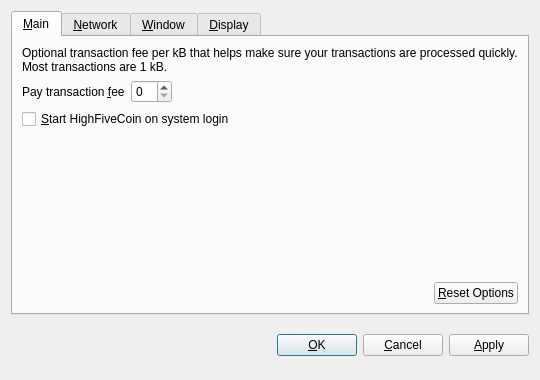
<?xml version="1.0" encoding="UTF-8"?>
<ui version="4.0">
 <class>OptionsDialog</class>
 <widget class="QDialog" name="OptionsDialog">
  <property name="geometry">
   <rect>
    <x>0</x>
    <y>0</y>
    <width>540</width>
    <height>380</height>
   </rect>
  </property>
  <property name="windowTitle">
   <string>Options</string>
  </property>
  <property name="modal">
   <bool>true</bool>
  </property>
  <layout class="QVBoxLayout" name="verticalLayout">
   <item>
    <widget class="QTabWidget" name="tabWidget">
     <property name="tabPosition">
      <enum>QTabWidget::North</enum>
     </property>
     <property name="currentIndex">
      <number>0</number>
     </property>
     <widget class="QWidget" name="tabMain">
      <attribute name="title">
       <string>&amp;Main</string>
      </attribute>
      <layout class="QVBoxLayout" name="verticalLayout_Main">
       <item>
        <widget class="QLabel" name="transactionFeeInfoLabel">
         <property name="text">
          <string>Optional transaction fee per kB that helps make sure your transactions are processed quickly. Most transactions are 1 kB.</string>
         </property>
         <property name="textFormat">
          <enum>Qt::PlainText</enum>
         </property>
         <property name="wordWrap">
          <bool>true</bool>
         </property>
        </widget>
       </item>
       <item>
        <layout class="QHBoxLayout" name="horizontalLayout_1_Main">
         <item>
          <widget class="QLabel" name="transactionFeeLabel">
           <property name="text">
            <string>Pay transaction &amp;fee</string>
           </property>
           <property name="textFormat">
            <enum>Qt::PlainText</enum>
           </property>
           <property name="buddy">
            <cstring>transactionFee</cstring>
           </property>
          </widget>
         </item>
         <item>
          <widget class="BitcoinAmountField" name="transactionFee"/>
         </item>
         <item>
          <spacer name="horizontalSpacer_1_Main">
           <property name="orientation">
            <enum>Qt::Horizontal</enum>
           </property>
           <property name="sizeHint" stdset="0">
            <size>
             <width>40</width>
             <height>20</height>
            </size>
           </property>
          </spacer>
         </item>
        </layout>
       </item>
       <item>
        <widget class="QCheckBox" name="bitcoinAtStartup">
         <property name="toolTip">
          <string>Automatically start HighFiveCoin after logging in to the system.</string>
         </property>
         <property name="text">
          <string>&amp;Start HighFiveCoin on system login</string>
         </property>
        </widget>
       </item>
       <item>
        <spacer name="verticalSpacer_Main">
         <property name="orientation">
          <enum>Qt::Vertical</enum>
         </property>
         <property name="sizeHint" stdset="0">
          <size>
           <width>20</width>
           <height>40</height>
          </size>
         </property>
        </spacer>
       </item>
       <item>
        <layout class="QHBoxLayout" name="horizontalLayout_2_Main">
         <item>
          <spacer name="horizontalSpacer_2_Main">
           <property name="orientation">
            <enum>Qt::Horizontal</enum>
           </property>
           <property name="sizeHint" stdset="0">
            <size>
             <width>40</width>
             <height>20</height>
            </size>
           </property>
          </spacer>
         </item>
         <item>
          <widget class="QPushButton" name="resetButton">
           <property name="toolTip">
            <string>Reset all client options to default.</string>
           </property>
           <property name="text">
            <string>&amp;Reset Options</string>
           </property>
           <property name="autoDefault">
            <bool>false</bool>
           </property>
          </widget>
         </item>
        </layout>
       </item>
      </layout>
     </widget>
     <widget class="QWidget" name="tabNetwork">
      <attribute name="title">
       <string>&amp;Network</string>
      </attribute>
      <layout class="QVBoxLayout" name="verticalLayout_Network">
       <item>
        <widget class="QCheckBox" name="mapPortUpnp">
         <property name="toolTip">
          <string>Automatically open the HighFiveCoin client port on the router. This only works when your router supports UPnP and it is enabled.</string>
         </property>
         <property name="text">
          <string>Map port using &amp;UPnP</string>
         </property>
        </widget>
       </item>
       <item>
        <widget class="QCheckBox" name="connectSocks">
         <property name="toolTip">
          <string>Connect to the HighFiveCoin network through a SOCKS proxy (e.g. when connecting through Tor).</string>
         </property>
         <property name="text">
          <string>&amp;Connect through SOCKS proxy:</string>
         </property>
        </widget>
       </item>
       <item>
        <layout class="QHBoxLayout" name="horizontalLayout_Network">
         <item>
          <widget class="QLabel" name="proxyIpLabel">
           <property name="text">
            <string>Proxy &amp;IP:</string>
           </property>
           <property name="textFormat">
            <enum>Qt::PlainText</enum>
           </property>
           <property name="buddy">
            <cstring>proxyIp</cstring>
           </property>
          </widget>
         </item>
         <item>
          <widget class="QValidatedLineEdit" name="proxyIp">
           <property name="maximumSize">
            <size>
             <width>140</width>
             <height>16777215</height>
            </size>
           </property>
           <property name="toolTip">
            <string>IP address of the proxy (e.g. 127.0.0.1)</string>
           </property>
          </widget>
         </item>
         <item>
          <widget class="QLabel" name="proxyPortLabel">
           <property name="text">
            <string>&amp;Port:</string>
           </property>
           <property name="textFormat">
            <enum>Qt::PlainText</enum>
           </property>
           <property name="buddy">
            <cstring>proxyPort</cstring>
           </property>
          </widget>
         </item>
         <item>
          <widget class="QLineEdit" name="proxyPort">
           <property name="maximumSize">
            <size>
             <width>55</width>
             <height>16777215</height>
            </size>
           </property>
           <property name="toolTip">
            <string>Port of the proxy (e.g. 9050)</string>
           </property>
          </widget>
         </item>
         <item>
          <widget class="QLabel" name="socksVersionLabel">
           <property name="text">
            <string>SOCKS &amp;Version:</string>
           </property>
           <property name="textFormat">
            <enum>Qt::PlainText</enum>
           </property>
           <property name="buddy">
            <cstring>socksVersion</cstring>
           </property>
          </widget>
         </item>
         <item>
          <widget class="QValueComboBox" name="socksVersion">
           <property name="toolTip">
            <string>SOCKS version of the proxy (e.g. 5)</string>
           </property>
          </widget>
         </item>
         <item>
          <spacer name="horizontalSpacer_Network">
           <property name="orientation">
            <enum>Qt::Horizontal</enum>
           </property>
           <property name="sizeHint" stdset="0">
            <size>
             <width>40</width>
             <height>20</height>
            </size>
           </property>
          </spacer>
         </item>
        </layout>
       </item>
       <item>
        <spacer name="verticalSpacer_Network">
         <property name="orientation">
          <enum>Qt::Vertical</enum>
         </property>
         <property name="sizeHint" stdset="0">
          <size>
           <width>20</width>
           <height>40</height>
          </size>
         </property>
        </spacer>
       </item>
      </layout>
     </widget>
     <widget class="QWidget" name="tabWindow">
      <attribute name="title">
       <string>&amp;Window</string>
      </attribute>
      <layout class="QVBoxLayout" name="verticalLayout_Window">
       <item>
        <widget class="QCheckBox" name="minimizeToTray">
         <property name="toolTip">
          <string>Show only a tray icon after minimizing the window.</string>
         </property>
         <property name="text">
          <string>&amp;Minimize to the tray instead of the taskbar</string>
         </property>
        </widget>
       </item>
       <item>
        <widget class="QCheckBox" name="minimizeOnClose">
         <property name="toolTip">
          <string>Minimize instead of exit the application when the window is closed. When this option is enabled, the application will be closed only after selecting Quit in the menu.</string>
         </property>
         <property name="text">
          <string>M&amp;inimize on close</string>
         </property>
        </widget>
       </item>
       <item>
        <spacer name="verticalSpacer_Window">
         <property name="orientation">
          <enum>Qt::Vertical</enum>
         </property>
         <property name="sizeHint" stdset="0">
          <size>
           <width>20</width>
           <height>40</height>
          </size>
         </property>
        </spacer>
       </item>
      </layout>
     </widget>
     <widget class="QWidget" name="tabDisplay">
      <attribute name="title">
       <string>&amp;Display</string>
      </attribute>
      <layout class="QVBoxLayout" name="verticalLayout_Display">
       <item>
        <layout class="QHBoxLayout" name="horizontalLayout_1_Display">
         <item>
          <widget class="QLabel" name="langLabel">
           <property name="text">
            <string>User Interface &amp;language:</string>
           </property>
           <property name="textFormat">
            <enum>Qt::PlainText</enum>
           </property>
           <property name="buddy">
            <cstring>lang</cstring>
           </property>
          </widget>
         </item>
         <item>
          <widget class="QValueComboBox" name="lang">
           <property name="toolTip">
            <string>The user interface language can be set here. This setting will take effect after restarting HighFiveCoin.</string>
           </property>
          </widget>
         </item>
        </layout>
       </item>
       <item>
        <layout class="QHBoxLayout" name="horizontalLayout_2_Display">
         <item>
          <widget class="QLabel" name="unitLabel">
           <property name="text">
            <string>&amp;Unit to show amounts in:</string>
           </property>
           <property name="textFormat">
            <enum>Qt::PlainText</enum>
           </property>
           <property name="buddy">
            <cstring>unit</cstring>
           </property>
          </widget>
         </item>
         <item>
          <widget class="QValueComboBox" name="unit">
           <property name="toolTip">
            <string>Choose the default subdivision unit to show in the interface and when sending coins.</string>
           </property>
          </widget>
         </item>
        </layout>
       </item>
       <item>
        <widget class="QCheckBox" name="displayAddresses">
         <property name="toolTip">
          <string>Whether to show HighFiveCoin addresses in the transaction list or not.</string>
         </property>
         <property name="text">
          <string>&amp;Display addresses in transaction list</string>
         </property>
        </widget>
       </item>
       <item>
        <widget class="QCheckBox" name="coinControlFeatures">
         <property name="toolTip">
          <string>Whether to show coin control features or not.</string>
         </property>
         <property name="text">
          <string>Display coin &amp;control features (experts only!)</string>
         </property>
        </widget>
       </item>
       <item>
        <spacer name="verticalSpacer_Display">
         <property name="orientation">
          <enum>Qt::Vertical</enum>
         </property>
         <property name="sizeHint" stdset="0">
          <size>
           <width>20</width>
           <height>40</height>
          </size>
         </property>
        </spacer>
       </item>
      </layout>
     </widget>
    </widget>
   </item>
   <item>
    <layout class="QHBoxLayout" name="horizontalLayout_Buttons">
     <item>
      <spacer name="horizontalSpacer_1">
       <property name="orientation">
        <enum>Qt::Horizontal</enum>
       </property>
       <property name="sizeHint" stdset="0">
        <size>
         <width>40</width>
         <height>48</height>
        </size>
       </property>
      </spacer>
     </item>
     <item>
      <widget class="QLabel" name="statusLabel">
       <property name="font">
        <font>
         <weight>75</weight>
         <bold>true</bold>
        </font>
       </property>
       <property name="text">
        <string/>
       </property>
       <property name="textFormat">
        <enum>Qt::PlainText</enum>
       </property>
       <property name="wordWrap">
        <bool>true</bool>
       </property>
      </widget>
     </item>
     <item>
      <spacer name="horizontalSpacer_2">
       <property name="orientation">
        <enum>Qt::Horizontal</enum>
       </property>
       <property name="sizeHint" stdset="0">
        <size>
         <width>40</width>
         <height>48</height>
        </size>
       </property>
      </spacer>
     </item>
     <item>
      <widget class="QPushButton" name="okButton">
       <property name="text">
        <string>&amp;OK</string>
       </property>
      </widget>
     </item>
     <item>
      <widget class="QPushButton" name="cancelButton">
       <property name="text">
        <string>&amp;Cancel</string>
       </property>
       <property name="autoDefault">
        <bool>false</bool>
       </property>
      </widget>
     </item>
     <item>
      <widget class="QPushButton" name="applyButton">
       <property name="text">
        <string>&amp;Apply</string>
       </property>
       <property name="autoDefault">
        <bool>false</bool>
       </property>
      </widget>
     </item>
    </layout>
   </item>
  </layout>
 </widget>
 <customwidgets>
  <customwidget>
   <class>BitcoinAmountField</class>
   <extends>QSpinBox</extends>
   <header>bitcoinamountfield.h</header>
  </customwidget>
  <customwidget>
   <class>QValueComboBox</class>
   <extends>QComboBox</extends>
   <header>qvaluecombobox.h</header>
  </customwidget>
  <customwidget>
   <class>QValidatedLineEdit</class>
   <extends>QLineEdit</extends>
   <header>qvalidatedlineedit.h</header>
  </customwidget>
 </customwidgets>
 <resources/>
 <connections/>
</ui>
